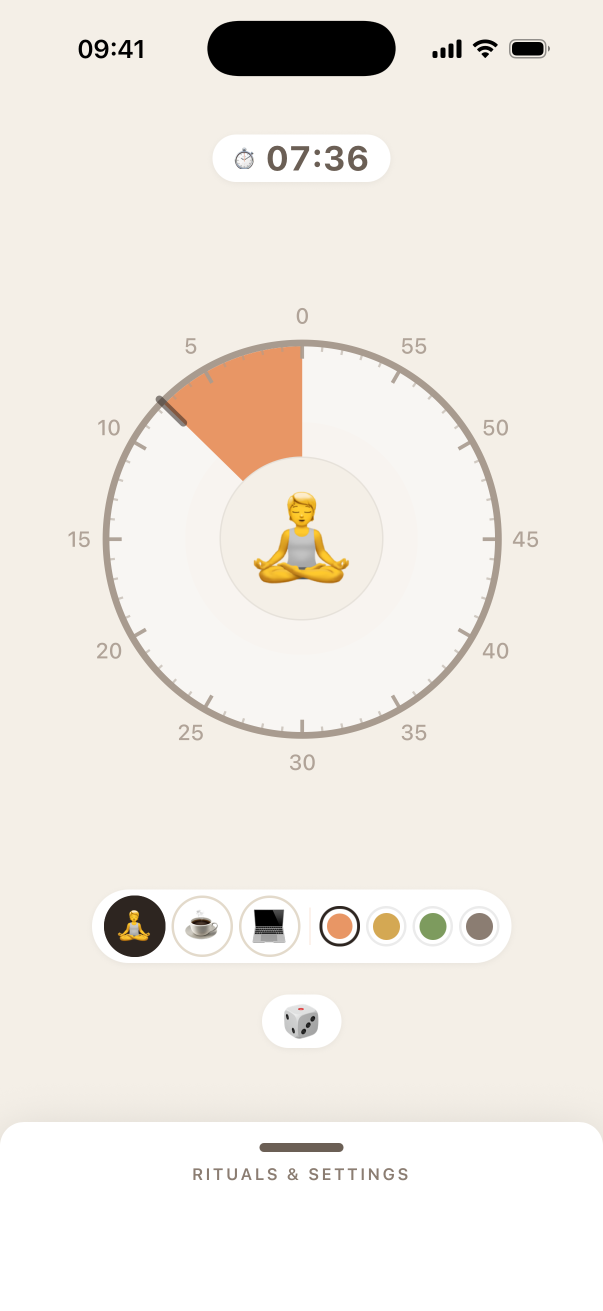
#> input picture assets/store-captures/3.0/raw/01-accueil-seance-en.png, 1206 x 2622 px (shown at 1/2 size); its folder holds only this picture in this run
$ python dress-store-captures.py
#> lines starting #> are read from the running program, lines starting #| are printed output that depends on the picture; after the words box and inside, x2 and y2 are one past the last pixel; in counts of white or black regions, pixels touching at a corner belong together
#!/usr/bin/env python3
"""Habillage des captures store 3.0 — gabarit CD (Captures Store - Hi-Fi).

Compose chaque brute simulateur sur un canevas store : fond signature
(crème #F4EFE7 / anthracite #1A1A1A), device frame #2D2520 aux coins hauts
arrondis, coupé en bas (« l'écran sort par le bas »), accroche minuscule en
tête (96 px à l'échelle 1290, une ligne, point final).

Usage :
  python3 scripts/dress-store-captures.py proof   # une seule image témoin (01-en)
  python3 scripts/dress-store-captures.py all     # les 12, format iPhone 6.7"
"""
import sys
from pathlib import Path
from PIL import Image, ImageDraw, ImageFont

ROOT = Path(__file__).resolve().parent.parent
RAW = ROOT / 'assets/store-captures/3.0/raw'
OUT = ROOT / 'assets/store-captures/3.0/dressed'

# Canevas par format (spec CD + exigences stores)
FORMATS = {
    'iphone-6.7': (1290, 2796),
    'ipad-13': (2048, 2732),
    'android-phone': (1080, 1920),
    'android-tablet': (1600, 2560),
}
CANVAS = FORMATS['iphone-6.7']
CREAM = '#F4EFE7'
COAL = '#1A1A1A'
FRAME = '#2D2520'
HOOK_ON_CREAM = '#2D2520'
HOOK_ON_COAL = '#E8E2D8'

# Proportions du gabarit CD (mock : carte 290 / device 232 / contour 6 / coin 34)
DEVICE_W_RATIO = 232 / 290       # largeur device vs canevas
FRAME_RATIO = 6 / 232            # épaisseur contour vs largeur device
CORNER_RATIO = 34 / 232          # rayon des coins hauts vs largeur device
HOOK_SIZE = 96                   # px à l'échelle 1290 (spec CD)
HOOK_BAND = 300                  # bande réservée à l'accroche au-dessus du device

FONT = '/System/Library/Fonts/Avenir Next.ttc'

# n° -> (accroche, fond) — accroches = spec CD ; ① et ⑤ muettes.
SHOTS = {
    '01': (None, CREAM),
    '02': {'en': 'yours, not a stopwatch.', 'fr': 'le sien, pas un chrono.', 'bg': CREAM},
    '03': {'en': 'your rituals, one tap each.', 'fr': 'ses rituels, un tap chacun.', 'bg': CREAM},
    '04': {'en': 'your colors, your sounds, your pace.', 'fr': 'ses couleurs, ses sons, son rythme.', 'bg': CREAM},
    '05': (None, COAL),
    '06': {'en': 'palettes & sounds, to unlock.', 'fr': 'palettes & sons, à débloquer.', 'bg': CREAM},
    '07': {'en': 'it keeps going without you.', 'fr': 'il continue sans vous.', 'bg': COAL},
}


def rounded_mask(size, radius):
    m = Image.new('L', size, 0)
    d = ImageDraw.Draw(m)
    d.rounded_rectangle([0, 0, size[0], size[1]], radius=radius, fill=255)
    return m


def dress(raw_path: Path, num: str, lang: str, fmt: str = 'iphone-6.7') -> Path:
#> called with num = '01', lang = 'en', fmt = 'iphone-6.7'
    spec = SHOTS[num]
    if isinstance(spec, tuple):
        hook, bg = spec
    else:
        hook, bg = spec[lang], spec['bg']

    size = FORMATS[fmt]
    canvas = Image.new('RGB', size, bg)
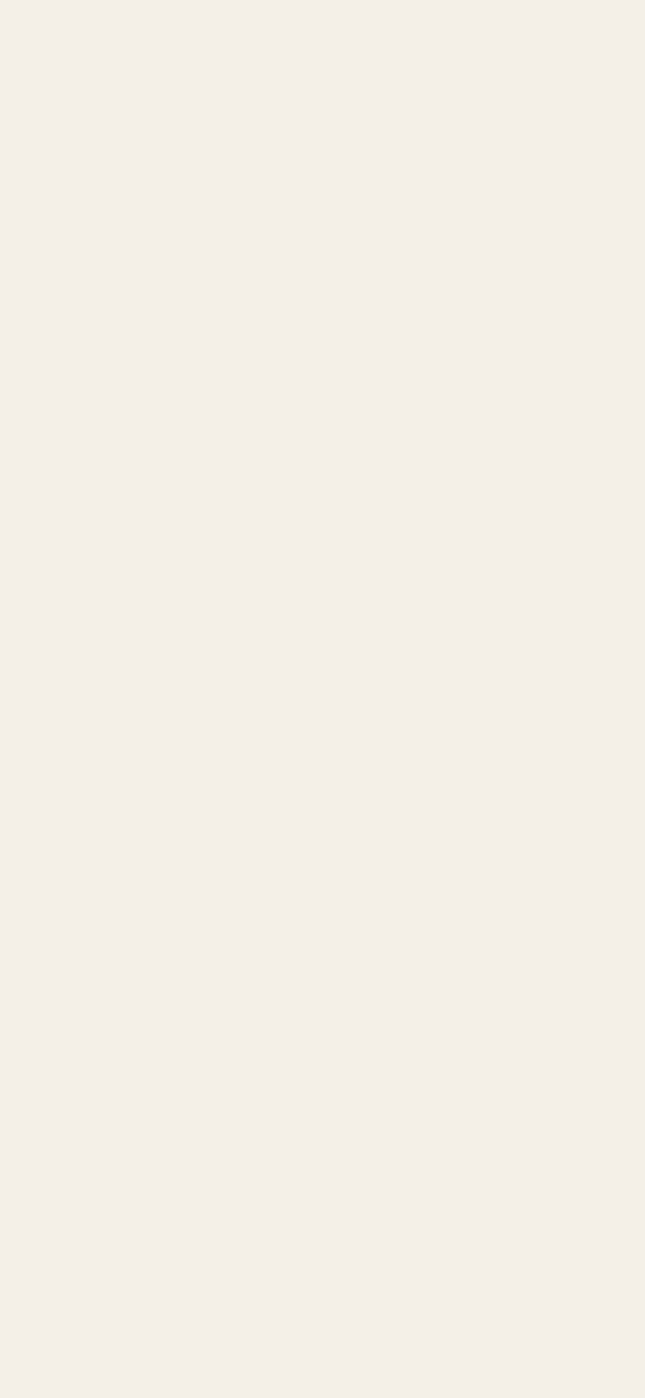
#> canvas: PIL image 1290x2796 RGB (shown at 1/2 size); mean R, G, B 244, 239, 231
    cw, ch = size

    # Accroche
    # Device ENTIER (retour Eric 26/08 : le « coupé en bas » du gabarit CD
    # rendait mal — bande sheet tronquée, device affaissé) : cadre complet aux
    # 4 coins arrondis, écran intégral, centré dans l'espace sous l'accroche.
    shot = Image.open(raw_path).convert('RGB')
    hook_band_probe = HOOK_BAND if hook else 0
    # Largeur cible : 80 % du canevas, MAIS jamais plus haut que l'espace
    # disponible (canevas - bande accroche - marges) — sur iPad/tablette,
    # c'est la hauteur qui contraint.
    margin_v = round(ch * 0.06)
    avail_h = ch - hook_band_probe - 2 * margin_v
    dev_w = round(cw * DEVICE_W_RATIO)
    ratio = shot.height / shot.width
#> ratio = 2.17
    def height_for(w):
        f = round(w * FRAME_RATIO)
        return round((w - 2 * f) * ratio) + 2 * f
    if height_for(dev_w) > avail_h:
        lo, hi = 100, dev_w
        while lo < hi:
            mid = (lo + hi + 1) // 2
            if height_for(mid) <= avail_h:
                lo = mid
            else:
                hi = mid - 1
        dev_w = lo
    frame_px = round(dev_w * FRAME_RATIO)
#> frame_px = 27
    radius = round(dev_w * CORNER_RATIO)
    scr_w = dev_w - 2 * frame_px
#> scr_w = 978
    scr_h = round(scr_w * ratio)
#> scr_h = 2126
    shot = shot.resize((scr_w, scr_h), Image.LANCZOS)
#> shot: PIL image 978x2126 RGB
    dev_h = scr_h + 2 * frame_px
#> dev_h = 2180

    frame_img = Image.new('RGB', (dev_w, dev_h), FRAME)
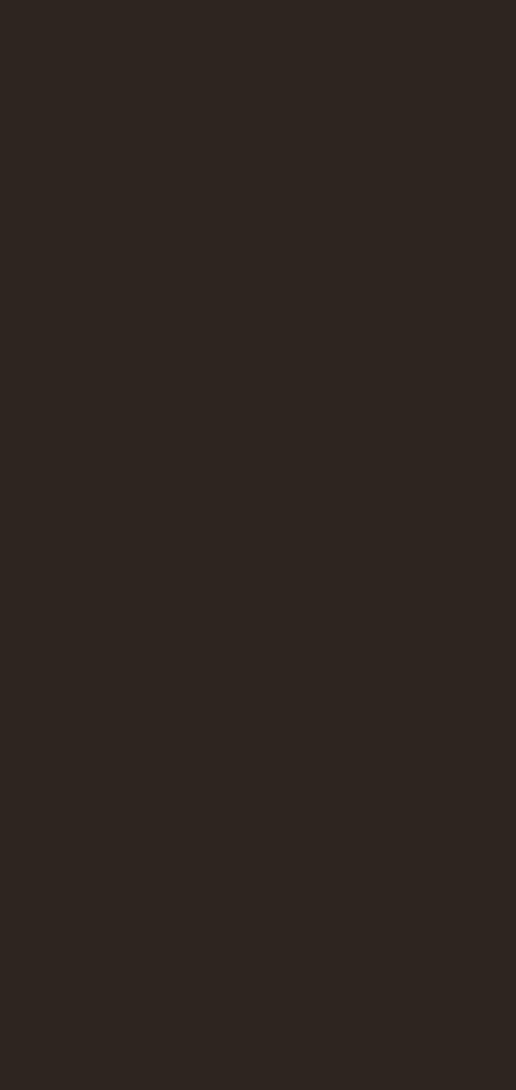
#> frame_img: PIL image 1032x2180 RGB (shown at 1/2 size); mean R, G, B 45, 37, 32
    scr_mask = rounded_mask((scr_w, scr_h), max(radius - frame_px, 0))
#> in rounded_mask, `m = Image.new('L', size, 0)`: m: PIL image 978x2126 L; every value is 0
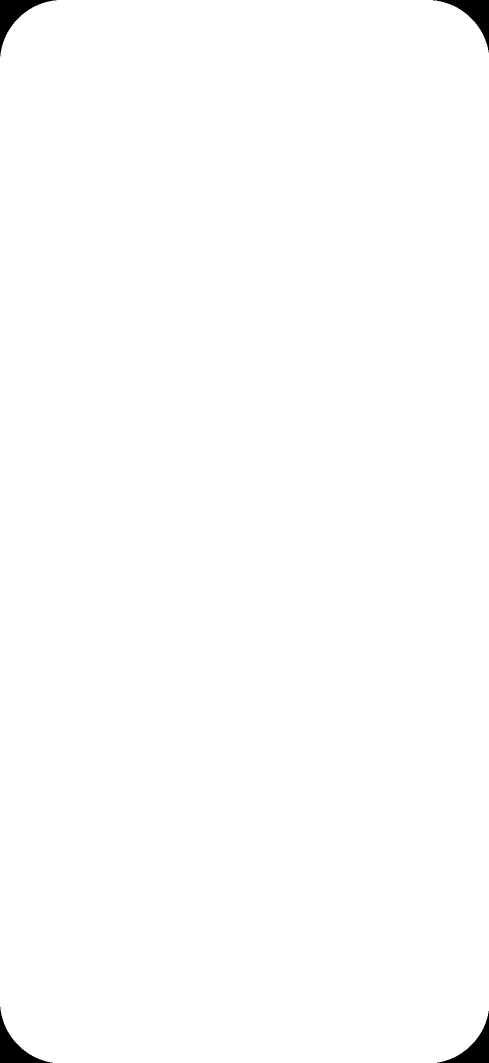
#> scr_mask: PIL image 978x2126 L (shown at 1/2 size); 99.4% white; 4 black regions, box (x1, y1, x2, y2) and area: (0, 0, 113, 113) 3333, (866, 0, 978, 105) 3220, (0, 2014, 105, 2126) 3220, (874, 2022, 978, 2126) 3108
    frame_img.paste(shot, (frame_px, frame_px), scr_mask)
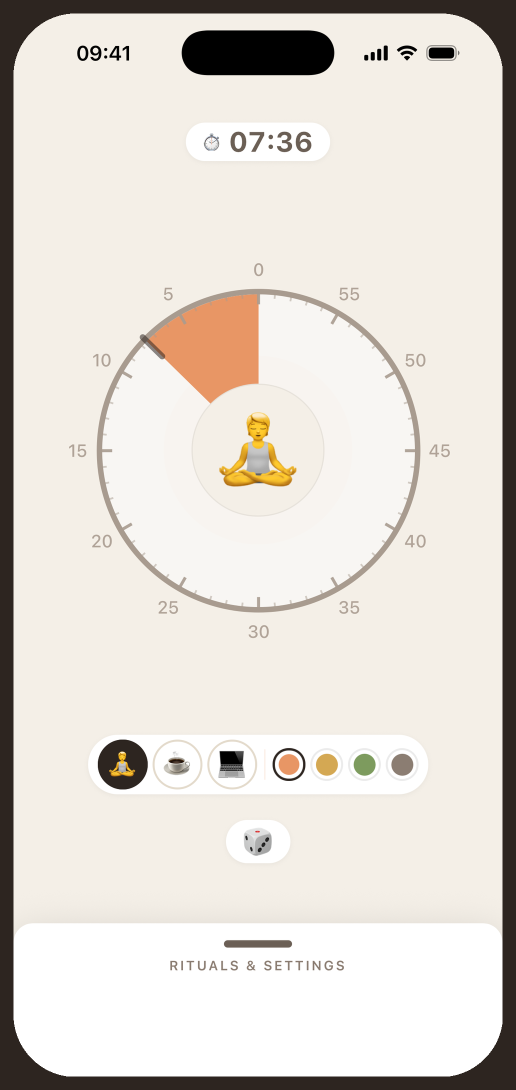
#> frame_img: PIL image 1032x2180 RGB (shown at 1/2 size); mean R, G, B 223.8, 218.2, 211.2
    frame_mask = rounded_mask((dev_w, dev_h), radius)
#> in rounded_mask (call 2), `m = Image.new('L', size, 0)`: m: PIL image 1032x2180 L; every value is 0
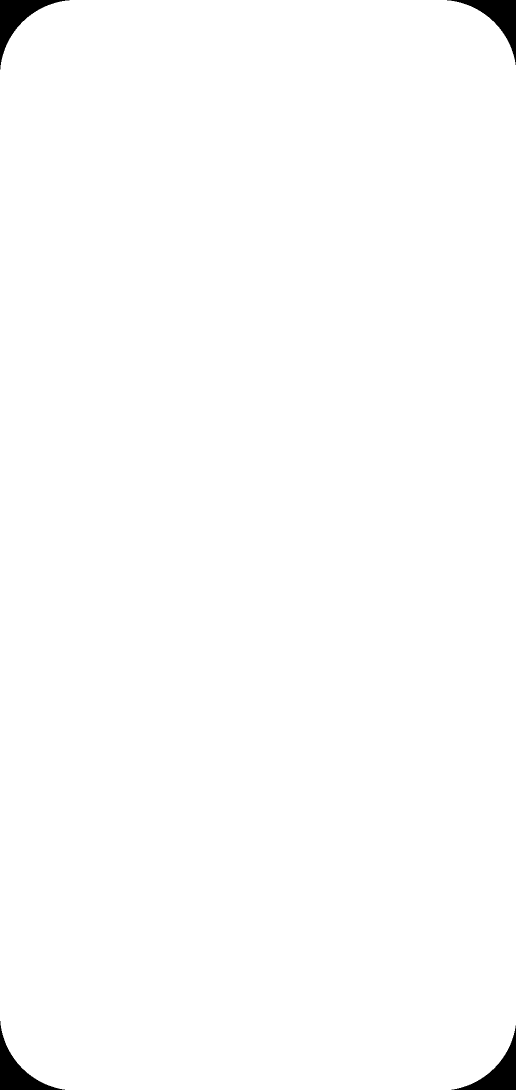
#> frame_mask: PIL image 1032x2180 L (shown at 1/2 size); 99.1% white; 4 black regions, box (x1, y1, x2, y2) and area: (0, 0, 139, 139) 4940, (894, 0, 1032, 130) 4801, (0, 2042, 130, 2180) 4801, (903, 2051, 1032, 2180) 4663

    hook_band = HOOK_BAND if hook else 0
    device_top = hook_band + max((ch - hook_band - dev_h) // 2, 0)
#> device_top = 308
    canvas.paste(frame_img, ((cw - dev_w) // 2, device_top), frame_mask)
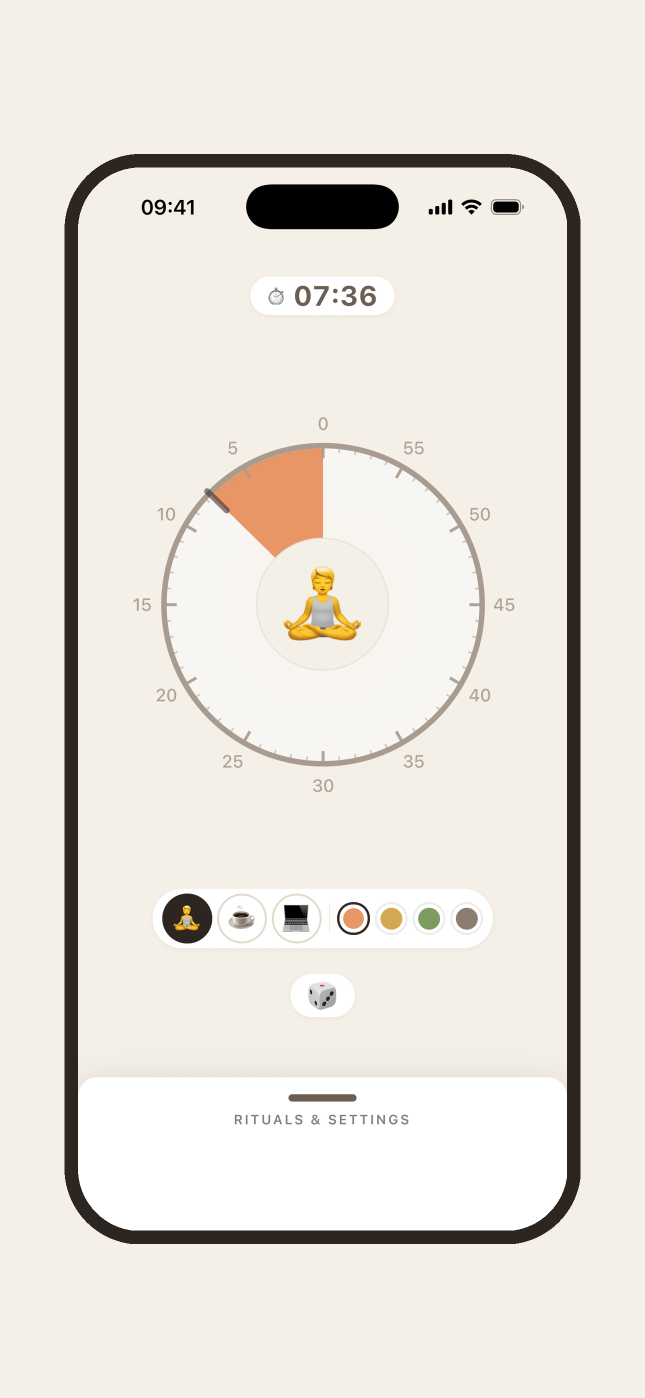
#> canvas: PIL image 1290x2796 RGB (shown at 1/2 size); mean R, G, B 232.4, 227.1, 219.7

    # Accroche : centrée dans la bande dédiée au-dessus du device
    if hook:
        draw = ImageDraw.Draw(canvas)
        color = HOOK_ON_CREAM if bg == CREAM else HOOK_ON_COAL
        # Ajuste la taille pour que l'accroche tienne (marge 90 px de chaque côté)
        size = round(HOOK_SIZE * cw / 1290)
        font = ImageFont.truetype(FONT, size)
        while draw.textlength(hook, font=font) > cw - 180 and size > 40:
            size -= 4
            font = ImageFont.truetype(FONT, size)
        tw = draw.textlength(hook, font=font)
        draw.text(((cw - tw) / 2, (device_top - size) / 2), hook, font=font, fill=color)

    OUT.mkdir(parents=True, exist_ok=True)
    out = OUT / f'{fmt}/{num}-{lang}.png'
    out.parent.mkdir(parents=True, exist_ok=True)
    canvas.save(out, 'PNG')
    return out


FG_SUBTITLE = {'fr': 'Le temps, visible et doux.', 'en': 'Time, visible and gentle.'}


def feature_graphic(lang: str) -> Path:
    """Feature graphic Play 1024x500 (spec CD) : disque de la capture 01 +
    nom + sous-titre de la fiche, fond crème, aucun device frame."""
    raw = RAW / f'01-accueil-seance-{lang}.png'
    shot = Image.open(raw).convert('RGB')
    # Le cadran occupe une zone connue de l'accueil (constante d'un shoot à
    # l'autre : même écran, même layout) — crop carré généreux autour.
    crop = shot.crop((93, 620, 1113, 1640))
    dial = crop.resize((420, 420), Image.LANCZOS)
    mask = Image.new('L', (420, 420), 0)
    ImageDraw.Draw(mask).ellipse([0, 0, 420, 420], fill=255)

    canvas = Image.new('RGB', (1024, 500), CREAM)
    canvas.paste(dial, (60, 40), mask)
    draw = ImageDraw.Draw(canvas)
    title_font = ImageFont.truetype(FONT, 76)
    sub_font = ImageFont.truetype(FONT, 34)
    draw.text((540, 190), 'ResetPulse', font=title_font, fill='#2D2520')
    draw.text((542, 290), FG_SUBTITLE[lang], font=sub_font, fill='#6B5F55')

    out = OUT / f'feature-graphic/{lang}.png'
    out.parent.mkdir(parents=True, exist_ok=True)
    canvas.save(out, 'PNG')
    return out


def main():
    mode = sys.argv[1] if len(sys.argv) > 1 else 'proof'
    raws = sorted(p for p in RAW.glob('*.png') if not p.name.startswith('_'))
    done = []
    for raw in raws:
        num = raw.name[:2]
        lang = 'fr' if raw.stem.endswith('-fr') else 'en'
        if mode == 'proof' and not (num == '01' and lang == 'en'):
            continue
        if num not in SHOTS:
            continue
        fmts = ['iphone-6.7'] if mode == 'proof' else list(FORMATS)
        for fmt in fmts:
            done.append(dress(raw, num, lang, fmt))
    if mode == 'all':
        for lang in ('fr', 'en'):
            done.append(feature_graphic(lang))
    for p in done:
        print(p.relative_to(ROOT))


if __name__ == '__main__':
    main()
